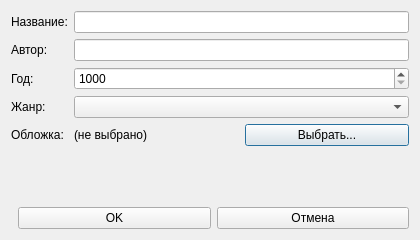
<?xml version="1.0" encoding="UTF-8"?>
<ui version="4.0">
 <class>BookDialog</class>
 <widget class="QDialog" name="BookDialog">
  <property name="geometry">
   <rect>
    <x>0</x>
    <y>0</y>
    <width>420</width>
    <height>240</height>
   </rect>
  </property>
  <property name="windowTitle">
   <string>Книга</string>
  </property>
  <layout class="QVBoxLayout" name="verticalLayout">
   <item>
    <layout class="QFormLayout" name="formLayout">
     <item row="0" column="0">
      <widget class="QLabel" name="label_title">
       <property name="text">
        <string>Название:</string>
       </property>
      </widget>
     </item>
     <item row="0" column="1">
      <widget class="QLineEdit" name="title_edit"/>
     </item>
     <item row="1" column="0">
      <widget class="QLabel" name="label_author">
       <property name="text">
        <string>Автор:</string>
       </property>
      </widget>
     </item>
     <item row="1" column="1">
      <widget class="QLineEdit" name="author_edit"/>
     </item>
     <item row="2" column="0">
      <widget class="QLabel" name="label_year">
       <property name="text">
        <string>Год:</string>
       </property>
      </widget>
     </item>
     <item row="2" column="1">
      <widget class="QSpinBox" name="year_spin">
       <property name="minimum"><number>1000</number></property>
       <property name="maximum"><number>3000</number></property>
      </widget>
     </item>
     <item row="3" column="0">
      <widget class="QLabel" name="label_genre">
       <property name="text">
        <string>Жанр:</string>
       </property>
      </widget>
     </item>
     <item row="3" column="1">
      <widget class="QComboBox" name="genre_combo"/>
     </item>
     <item row="4" column="0">
      <widget class="QLabel" name="label_image">
       <property name="text">
        <string>Обложка:</string>
       </property>
      </widget>
     </item>
     <item row="4" column="1">
      <layout class="QHBoxLayout" name="hImage">
       <item>
        <widget class="QLabel" name="image_name_label">
         <property name="text">
          <string>(не выбрано)</string>
         </property>
        </widget>
       </item>
       <item>
        <widget class="QPushButton" name="choose_btn">
         <property name="text"><string>Выбрать...</string></property>
        </widget>
       </item>
      </layout>
     </item>
    </layout>
   </item>
   <item>
    <layout class="QHBoxLayout" name="hButtons">
     <item>
      <spacer name="spacer">
       <property name="orientation"><enum>Qt::Horizontal</enum></property>
       <property name="sizeType"><enum>QSizePolicy::Expanding</enum></property>
      </spacer>
     </item>
     <item>
      <widget class="QPushButton" name="ok_btn"><property name="text"><string>OK</string></property></widget>
     </item>
     <item>
      <widget class="QPushButton" name="cancel_btn"><property name="text"><string>Отмена</string></property></widget>
     </item>
    </layout>
   </item>
  </layout>
 </widget>
 <resources/>
 <connections/>
</ui>
